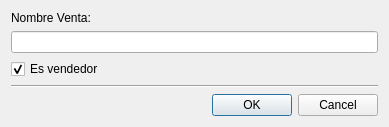
<?xml version="1.0" encoding="UTF-8"?>
<ui version="4.0">
 <class>DlgNuevoVendedor</class>
 <widget class="QDialog" name="DlgNuevoVendedor">
  <property name="geometry">
   <rect>
    <x>0</x>
    <y>0</y>
    <width>389</width>
    <height>118</height>
   </rect>
  </property>
  <property name="windowTitle">
   <string>Nuevo Vendedor</string>
  </property>
  <layout class="QVBoxLayout" name="verticalLayout_2">
   <item>
    <layout class="QVBoxLayout" name="verticalLayout">
     <item>
      <widget class="QLabel" name="lblRubro">
       <property name="text">
        <string>Nombre Venta:</string>
       </property>
      </widget>
     </item>
     <item>
      <widget class="QLineEdit" name="lineVendedor"/>
     </item>
     <item>
      <widget class="QCheckBox" name="checkVendedor">
       <property name="text">
        <string>Es vendedor</string>
       </property>
       <property name="checked">
        <bool>true</bool>
       </property>
      </widget>
     </item>
    </layout>
   </item>
   <item>
    <widget class="Line" name="line">
     <property name="orientation">
      <enum>Qt::Horizontal</enum>
     </property>
    </widget>
   </item>
   <item>
    <widget class="QDialogButtonBox" name="buttonBox">
     <property name="orientation">
      <enum>Qt::Horizontal</enum>
     </property>
     <property name="standardButtons">
      <set>QDialogButtonBox::Cancel|QDialogButtonBox::Ok</set>
     </property>
    </widget>
   </item>
  </layout>
 </widget>
 <resources/>
 <connections>
  <connection>
   <sender>buttonBox</sender>
   <signal>accepted()</signal>
   <receiver>DlgNuevoVendedor</receiver>
   <slot>accept()</slot>
   <hints>
    <hint type="sourcelabel">
     <x>248</x>
     <y>254</y>
    </hint>
    <hint type="destinationlabel">
     <x>157</x>
     <y>274</y>
    </hint>
   </hints>
  </connection>
  <connection>
   <sender>buttonBox</sender>
   <signal>rejected()</signal>
   <receiver>DlgNuevoVendedor</receiver>
   <slot>reject()</slot>
   <hints>
    <hint type="sourcelabel">
     <x>316</x>
     <y>260</y>
    </hint>
    <hint type="destinationlabel">
     <x>286</x>
     <y>274</y>
    </hint>
   </hints>
  </connection>
 </connections>
</ui>
